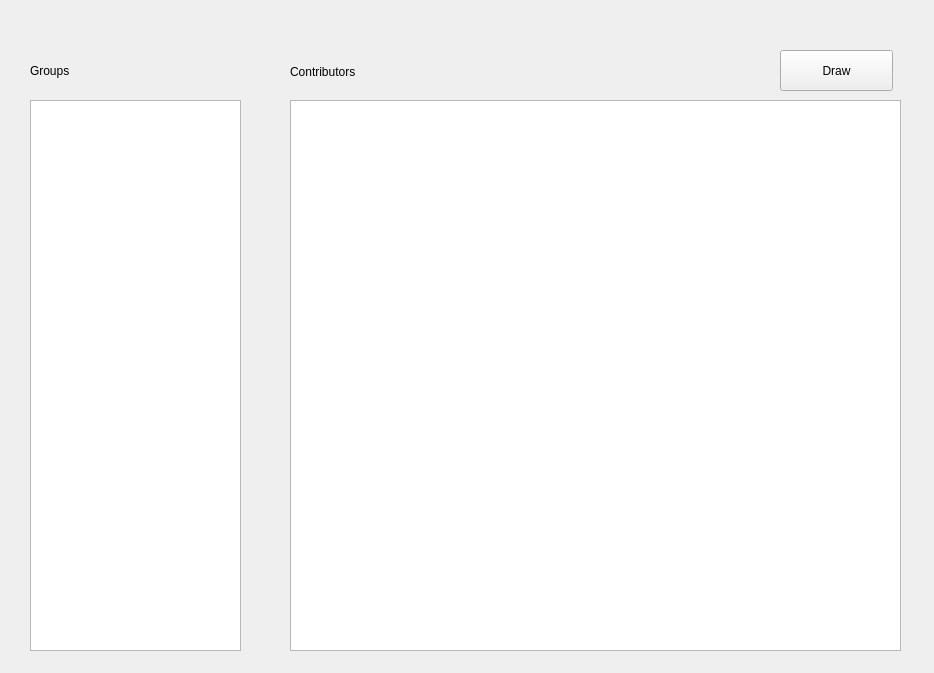
<?xml version="1.0" encoding="UTF-8"?>
<ui version="4.0">
 <class>mainWindow</class>
 <widget class="QWidget" name="mainWindow">
  <property name="geometry">
   <rect>
    <x>0</x>
    <y>0</y>
    <width>934</width>
    <height>673</height>
   </rect>
  </property>
  <property name="windowTitle">
   <string>Form</string>
  </property>
  <widget class="QListWidget" name="groups_listWidget">
   <property name="geometry">
    <rect>
     <x>30</x>
     <y>100</y>
     <width>211</width>
     <height>551</height>
    </rect>
   </property>
  </widget>
  <widget class="QLabel" name="groups_label">
   <property name="geometry">
    <rect>
     <x>30</x>
     <y>50</y>
     <width>101</width>
     <height>41</height>
    </rect>
   </property>
   <property name="text">
    <string>Groups</string>
   </property>
  </widget>
  <widget class="QListWidget" name="contributors_listWidget">
   <property name="geometry">
    <rect>
     <x>290</x>
     <y>100</y>
     <width>611</width>
     <height>551</height>
    </rect>
   </property>
  </widget>
  <widget class="QLabel" name="contributors_label">
   <property name="geometry">
    <rect>
     <x>290</x>
     <y>60</y>
     <width>181</width>
     <height>23</height>
    </rect>
   </property>
   <property name="text">
    <string>Contributors</string>
   </property>
  </widget>
  <widget class="QPushButton" name="draw_pushButton">
   <property name="geometry">
    <rect>
     <x>780</x>
     <y>50</y>
     <width>113</width>
     <height>41</height>
    </rect>
   </property>
   <property name="text">
    <string>Draw</string>
   </property>
  </widget>
 </widget>
 <resources/>
 <connections/>
</ui>
